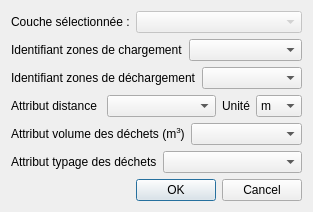
<?xml version="1.0" encoding="UTF-8"?>
<ui version="4.0">
 <class>Dialog</class>
 <widget class="QDialog" name="Dialog">
  <property name="geometry">
   <rect>
    <x>0</x>
    <y>0</y>
    <width>313</width>
    <height>209</height>
   </rect>
  </property>
  <property name="windowTitle">
   <string>Chemins entre zones de dépôt</string>
  </property>
  <layout class="QVBoxLayout" name="verticalLayout">
   <item>
    <layout class="QHBoxLayout" name="horizontalLayout">
     <item>
      <widget class="QLabel" name="label">
       <property name="text">
        <string>Couche sélectionnée :</string>
       </property>
      </widget>
     </item>
     <item>
      <widget class="QgsMapLayerComboBox" name="cheminLayer">
       <property name="enabled">
        <bool>false</bool>
       </property>
       <property name="sizePolicy">
        <sizepolicy hsizetype="Expanding" vsizetype="Fixed">
         <horstretch>0</horstretch>
         <verstretch>0</verstretch>
        </sizepolicy>
       </property>
      </widget>
     </item>
    </layout>
   </item>
   <item>
    <layout class="QHBoxLayout" name="horizontalLayout_2">
     <item>
      <widget class="QLabel" name="label_2">
       <property name="text">
        <string>Identifiant zones de chargement</string>
       </property>
      </widget>
     </item>
     <item>
      <widget class="QgsFieldComboBox" name="idZChgtCBox"/>
     </item>
    </layout>
   </item>
   <item>
    <layout class="QHBoxLayout" name="horizontalLayout_3">
     <item>
      <widget class="QLabel" name="label_3">
       <property name="text">
        <string>Identifiant zones de déchargement</string>
       </property>
      </widget>
     </item>
     <item>
      <widget class="QgsFieldComboBox" name="idZDechgtCBox"/>
     </item>
    </layout>
   </item>
   <item>
    <layout class="QHBoxLayout" name="horizontalLayout_5">
     <item>
      <widget class="QLabel" name="label_5">
       <property name="text">
        <string>Attribut distance </string>
       </property>
      </widget>
     </item>
     <item>
      <widget class="QgsFieldComboBox" name="distanceCBox">
       <property name="sizePolicy">
        <sizepolicy hsizetype="MinimumExpanding" vsizetype="Fixed">
         <horstretch>0</horstretch>
         <verstretch>0</verstretch>
        </sizepolicy>
       </property>
      </widget>
     </item>
     <item>
      <widget class="QLabel" name="label_6">
       <property name="text">
        <string>Unité</string>
       </property>
      </widget>
     </item>
     <item>
      <widget class="QComboBox" name="unitCBox">
       <item>
        <property name="text">
         <string>m</string>
        </property>
       </item>
       <item>
        <property name="text">
         <string>km</string>
        </property>
       </item>
      </widget>
     </item>
    </layout>
   </item>
   <item>
    <layout class="QHBoxLayout" name="horizontalLayout_4">
     <item>
      <widget class="QLabel" name="label_4">
       <property name="text">
        <string>&lt;html&gt;&lt;head/&gt;&lt;body&gt;&lt;p&gt;Attribut volume des déchets (m&lt;span style=&quot; vertical-align:super;&quot;&gt;3&lt;/span&gt;)&lt;/p&gt;&lt;/body&gt;&lt;/html&gt;</string>
       </property>
      </widget>
     </item>
     <item>
      <widget class="QgsFieldComboBox" name="volumeCBox"/>
     </item>
    </layout>
   </item>
   <item>
    <layout class="QHBoxLayout" name="horizontalLayout_6">
     <item>
      <widget class="QLabel" name="label_7">
       <property name="text">
        <string>&lt;html&gt;&lt;head/&gt;&lt;body&gt;&lt;p&gt;Attribut typage des déchets&lt;/p&gt;&lt;/body&gt;&lt;/html&gt;</string>
       </property>
      </widget>
     </item>
     <item>
      <widget class="QgsFieldComboBox" name="typageCBox">
       <property name="allowEmptyFieldName">
        <bool>true</bool>
       </property>
      </widget>
     </item>
    </layout>
   </item>
   <item>
    <widget class="QDialogButtonBox" name="buttonBox">
     <property name="orientation">
      <enum>Qt::Horizontal</enum>
     </property>
     <property name="standardButtons">
      <set>QDialogButtonBox::Cancel|QDialogButtonBox::Ok</set>
     </property>
    </widget>
   </item>
  </layout>
 </widget>
 <customwidgets>
  <customwidget>
   <class>QgsFieldComboBox</class>
   <extends>QComboBox</extends>
   <header>qgsfieldcombobox.h</header>
  </customwidget>
  <customwidget>
   <class>QgsMapLayerComboBox</class>
   <extends>QComboBox</extends>
   <header>qgsmaplayercombobox.h</header>
  </customwidget>
 </customwidgets>
 <resources/>
 <connections>
  <connection>
   <sender>buttonBox</sender>
   <signal>accepted()</signal>
   <receiver>Dialog</receiver>
   <slot>accept()</slot>
   <hints>
    <hint type="sourcelabel">
     <x>236</x>
     <y>199</y>
    </hint>
    <hint type="destinationlabel">
     <x>157</x>
     <y>180</y>
    </hint>
   </hints>
  </connection>
  <connection>
   <sender>buttonBox</sender>
   <signal>rejected()</signal>
   <receiver>Dialog</receiver>
   <slot>reject()</slot>
   <hints>
    <hint type="sourcelabel">
     <x>303</x>
     <y>199</y>
    </hint>
    <hint type="destinationlabel">
     <x>286</x>
     <y>180</y>
    </hint>
   </hints>
  </connection>
  <connection>
   <sender>cheminLayer</sender>
   <signal>layerChanged(QgsMapLayer*)</signal>
   <receiver>idZChgtCBox</receiver>
   <slot>setLayer(QgsMapLayer*)</slot>
   <hints>
    <hint type="sourcelabel">
     <x>259</x>
     <y>22</y>
    </hint>
    <hint type="destinationlabel">
     <x>257</x>
     <y>44</y>
    </hint>
   </hints>
  </connection>
  <connection>
   <sender>cheminLayer</sender>
   <signal>layerChanged(QgsMapLayer*)</signal>
   <receiver>idZDechgtCBox</receiver>
   <slot>setLayer(QgsMapLayer*)</slot>
   <hints>
    <hint type="sourcelabel">
     <x>276</x>
     <y>19</y>
    </hint>
    <hint type="destinationlabel">
     <x>293</x>
     <y>77</y>
    </hint>
   </hints>
  </connection>
  <connection>
   <sender>cheminLayer</sender>
   <signal>layerChanged(QgsMapLayer*)</signal>
   <receiver>distanceCBox</receiver>
   <slot>setLayer(QgsMapLayer*)</slot>
   <hints>
    <hint type="sourcelabel">
     <x>218</x>
     <y>22</y>
    </hint>
    <hint type="destinationlabel">
     <x>186</x>
     <y>99</y>
    </hint>
   </hints>
  </connection>
  <connection>
   <sender>cheminLayer</sender>
   <signal>layerChanged(QgsMapLayer*)</signal>
   <receiver>volumeCBox</receiver>
   <slot>setLayer(QgsMapLayer*)</slot>
   <hints>
    <hint type="sourcelabel">
     <x>214</x>
     <y>23</y>
    </hint>
    <hint type="destinationlabel">
     <x>218</x>
     <y>127</y>
    </hint>
   </hints>
  </connection>
  <connection>
   <sender>cheminLayer</sender>
   <signal>layerChanged(QgsMapLayer*)</signal>
   <receiver>typageCBox</receiver>
   <slot>setLayer(QgsMapLayer*)</slot>
   <hints>
    <hint type="sourcelabel">
     <x>232</x>
     <y>13</y>
    </hint>
    <hint type="destinationlabel">
     <x>234</x>
     <y>160</y>
    </hint>
   </hints>
  </connection>
 </connections>
</ui>
